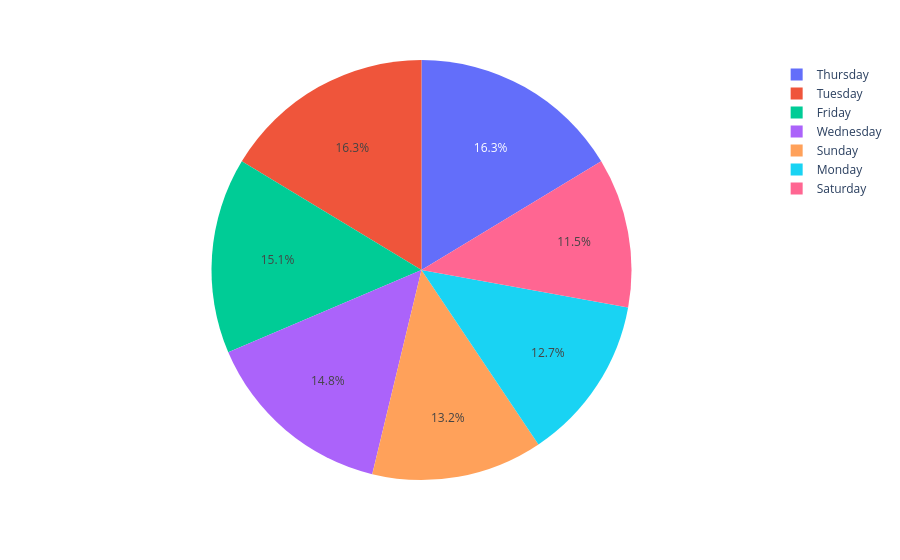

Notebook cell for this chart:
### Code cell
fig = px.pie(dd2, values='mplayed', names='day_name')
fig.show()

### Figure 1 — Plotly figure (JSON) as saved in the notebook; plotly's stock layout.template omitted (floating-point values rounded to 4 significant figures; data arrays with more than 128 entries replaced by an {"elided": "..."} marker saying what was removed)
{"data": [{"domain": {"x": [0, 1], "y": [0, 1]}, "hovertemplate": "day_name=%{label}<br>mplayed=%{value}<extra></extra>", "labels": {"elided": "28652 str values"}, "legendgroup": "", "name": "", "showlegend": true, "type": "pie", "values": {"elided": "28652 float values"}}], "layout": {"legend": {"tracegroupgap": 0}, "margin": {"t": 60}}}
